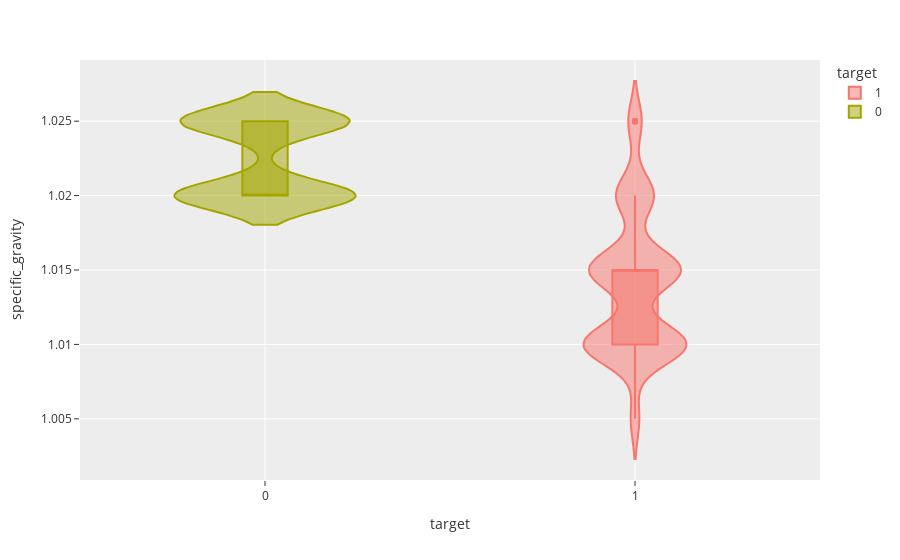

The notebook cell saved with this chart:
### Code cell
violin('specific_gravity')

### Figure 1 — Plotly figure (JSON) as saved in the notebook; plotly's stock layout.template omitted (floating-point values rounded to 4 significant figures; data arrays with more than 128 entries replaced by an {"elided": "..."} marker saying what was removed)
{"data": [{"alignmentgroup": "True", "box": {"visible": true}, "hovertemplate": "target=%{x}<br>specific_gravity=%{y}<extra></extra>", "legendgroup": "1", "marker": {"color": "#F8766D"}, "name": "1", "offsetgroup": "1", "orientation": "v", "scalegroup": "True", "showlegend": true, "type": "violin", "x": {"elided": "250 int values"}, "x0": " ", "xaxis": "x", "y": {"elided": "250 float values"}, "y0": " ", "yaxis": "y"}, {"alignmentgroup": "True", "box": {"visible": true}, "hovertemplate": "target=%{x}<br>specific_gravity=%{y}<extra></extra>", "legendgroup": "0", "marker": {"color": "#A3A500"}, "name": "0", "offsetgroup": "0", "orientation": "v", "scalegroup": "True", "showlegend": true, "type": "violin", "x": {"elided": "150 int values"}, "x0": " ", "xaxis": "x", "y": {"elided": "150 float values"}, "y0": " ", "yaxis": "y"}], "layout": {"legend": {"title": {"text": "target"}, "tracegroupgap": 0}, "margin": {"t": 60}, "violinmode": "overlay", "xaxis": {"anchor": "y", "categoryarray": [1, 0], "categoryorder": "array", "domain": [0, 1], "title": {"text": "target"}}, "yaxis": {"anchor": "x", "domain": [0, 1], "title": {"text": "specific_gravity"}}}}
